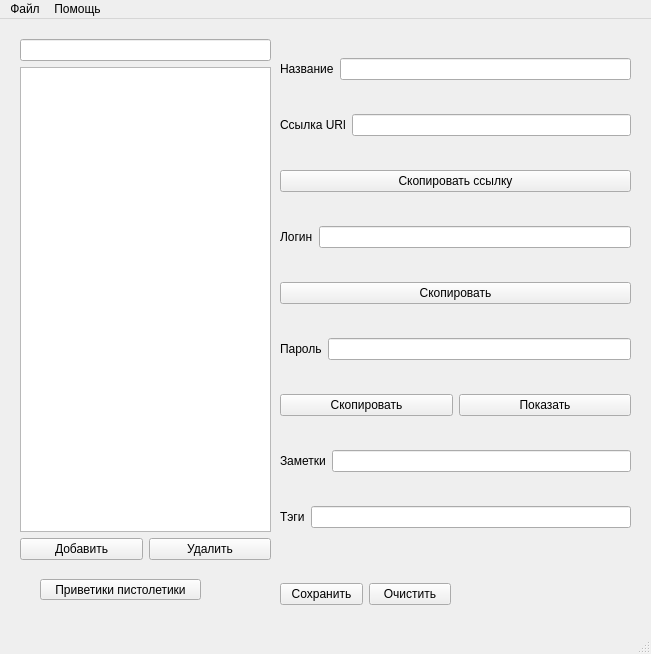
<?xml version="1.0" encoding="UTF-8"?>
<ui version="4.0">
 <class>MainWindow</class>
 <widget class="QMainWindow" name="MainWindow">
  <property name="geometry">
   <rect>
    <x>0</x>
    <y>0</y>
    <width>651</width>
    <height>654</height>
   </rect>
  </property>
  <property name="windowTitle">
   <string>MainWindow</string>
  </property>
  <widget class="QWidget" name="centralwidget">
   <widget class="QWidget" name="layoutWidget">
    <property name="geometry">
     <rect>
      <x>280</x>
      <y>560</y>
      <width>171</width>
      <height>31</height>
     </rect>
    </property>
    <layout class="QHBoxLayout" name="horizontalLayout_8">
     <item>
      <widget class="QPushButton" name="SaveButton">
       <property name="text">
        <string>Сохранить</string>
       </property>
      </widget>
     </item>
     <item>
      <widget class="QPushButton" name="CleanButton">
       <property name="text">
        <string>Очистить</string>
       </property>
      </widget>
     </item>
    </layout>
   </widget>
   <widget class="QWidget" name="layoutWidget_2">
    <property name="geometry">
     <rect>
      <x>20</x>
      <y>20</y>
      <width>251</width>
      <height>521</height>
     </rect>
    </property>
    <layout class="QVBoxLayout" name="verticalLayout">
     <item>
      <widget class="QLineEdit" name="SearchEdit"/>
     </item>
     <item>
      <widget class="QListView" name="listView"/>
     </item>
     <item>
      <layout class="QHBoxLayout" name="horizontalLayout">
       <item>
        <widget class="QPushButton" name="AddButton">
         <property name="text">
          <string>Добавить</string>
         </property>
        </widget>
       </item>
       <item>
        <widget class="QPushButton" name="DeleteButton">
         <property name="text">
          <string>Удалить</string>
         </property>
        </widget>
       </item>
      </layout>
     </item>
    </layout>
   </widget>
   <widget class="QPushButton" name="pushButton_9">
    <property name="geometry">
     <rect>
      <x>40</x>
      <y>560</y>
      <width>161</width>
      <height>21</height>
     </rect>
    </property>
    <property name="text">
     <string>Приветики пистолетики</string>
    </property>
   </widget>
   <widget class="QWidget" name="">
    <property name="geometry">
     <rect>
      <x>280</x>
      <y>11</y>
      <width>351</width>
      <height>531</height>
     </rect>
    </property>
    <layout class="QVBoxLayout" name="verticalLayout_2">
     <item>
      <layout class="QHBoxLayout" name="horizontalLayout_6">
       <item>
        <widget class="QLabel" name="NameLabel">
         <property name="text">
          <string>Название</string>
         </property>
        </widget>
       </item>
       <item>
        <widget class="QLineEdit" name="NameEdit"/>
       </item>
      </layout>
     </item>
     <item>
      <layout class="QHBoxLayout" name="horizontalLayout_5">
       <item>
        <widget class="QLabel" name="SourceLabel">
         <property name="text">
          <string>Ссылка URl</string>
         </property>
        </widget>
       </item>
       <item>
        <widget class="QLineEdit" name="SourceEdit"/>
       </item>
      </layout>
     </item>
     <item>
      <widget class="QPushButton" name="CopySourceButton">
       <property name="text">
        <string>Скопировать ссылку</string>
       </property>
      </widget>
     </item>
     <item>
      <layout class="QHBoxLayout" name="horizontalLayout_4">
       <item>
        <widget class="QLabel" name="LoginLabel">
         <property name="text">
          <string>Логин</string>
         </property>
        </widget>
       </item>
       <item>
        <widget class="QLineEdit" name="LoginEdit"/>
       </item>
      </layout>
     </item>
     <item>
      <widget class="QPushButton" name="CopyLoginButton">
       <property name="text">
        <string>Скопировать</string>
       </property>
      </widget>
     </item>
     <item>
      <layout class="QHBoxLayout" name="horizontalLayout_3">
       <item>
        <widget class="QLabel" name="PasswordLabel">
         <property name="text">
          <string>Пароль</string>
         </property>
        </widget>
       </item>
       <item>
        <widget class="QLineEdit" name="PasswordEdit"/>
       </item>
      </layout>
     </item>
     <item>
      <layout class="QHBoxLayout" name="horizontalLayout_7">
       <item>
        <widget class="QPushButton" name="CopyPasswordButton">
         <property name="text">
          <string>Скопировать</string>
         </property>
        </widget>
       </item>
       <item>
        <widget class="QPushButton" name="ShowPasswordButton">
         <property name="text">
          <string>Показать</string>
         </property>
        </widget>
       </item>
      </layout>
     </item>
     <item>
      <layout class="QHBoxLayout" name="horizontalLayout_2">
       <item>
        <widget class="QLabel" name="NoteLabel">
         <property name="text">
          <string>Заметки</string>
         </property>
        </widget>
       </item>
       <item>
        <widget class="QLineEdit" name="NoteEdit">
         <property name="enabled">
          <bool>true</bool>
         </property>
         <property name="frame">
          <bool>true</bool>
         </property>
        </widget>
       </item>
      </layout>
     </item>
     <item>
      <layout class="QHBoxLayout" name="horizontalLayout_9">
       <item>
        <widget class="QLabel" name="TagLabel">
         <property name="text">
          <string>Тэги</string>
         </property>
        </widget>
       </item>
       <item>
        <widget class="QLineEdit" name="TagEdit">
         <property name="enabled">
          <bool>true</bool>
         </property>
         <property name="frame">
          <bool>true</bool>
         </property>
        </widget>
       </item>
      </layout>
     </item>
    </layout>
   </widget>
  </widget>
  <widget class="QMenuBar" name="menubar">
   <property name="geometry">
    <rect>
     <x>0</x>
     <y>0</y>
     <width>651</width>
     <height>22</height>
    </rect>
   </property>
   <widget class="QMenu" name="menu">
    <property name="title">
     <string>Файл</string>
    </property>
    <addaction name="NewDatabaseAction"/>
    <addaction name="ChangePasswordAction"/>
    <addaction name="ExportDatabaseAction"/>
    <addaction name="ImportDatabaseAction"/>
    <addaction name="action_2"/>
    <addaction name="separator"/>
    <addaction name="ExitAction"/>
   </widget>
   <widget class="QMenu" name="menu_2">
    <property name="title">
     <string>Помощь</string>
    </property>
    <addaction name="action"/>
    <addaction name="separator"/>
   </widget>
   <addaction name="menu"/>
   <addaction name="menu_2"/>
  </widget>
  <widget class="QStatusBar" name="statusbar"/>
  <action name="NewDatabaseAction">
   <property name="text">
    <string>Создать новое хранилище</string>
   </property>
  </action>
  <action name="ChangePasswordAction">
   <property name="text">
    <string>Изменить мастер-пароль</string>
   </property>
  </action>
  <action name="ExportDatabaseAction">
   <property name="text">
    <string>Экспортировать хранилище</string>
   </property>
  </action>
  <action name="ExitAction">
   <property name="text">
    <string>Выход</string>
   </property>
  </action>
  <action name="ImportDatabaseAction">
   <property name="text">
    <string>Импортировать хранилище</string>
   </property>
  </action>
  <action name="action">
   <property name="text">
    <string>Руководство пользователя</string>
   </property>
  </action>
  <action name="action_2">
   <property name="text">
    <string>Сменить хранилище</string>
   </property>
  </action>
 </widget>
 <resources/>
 <connections/>
</ui>
